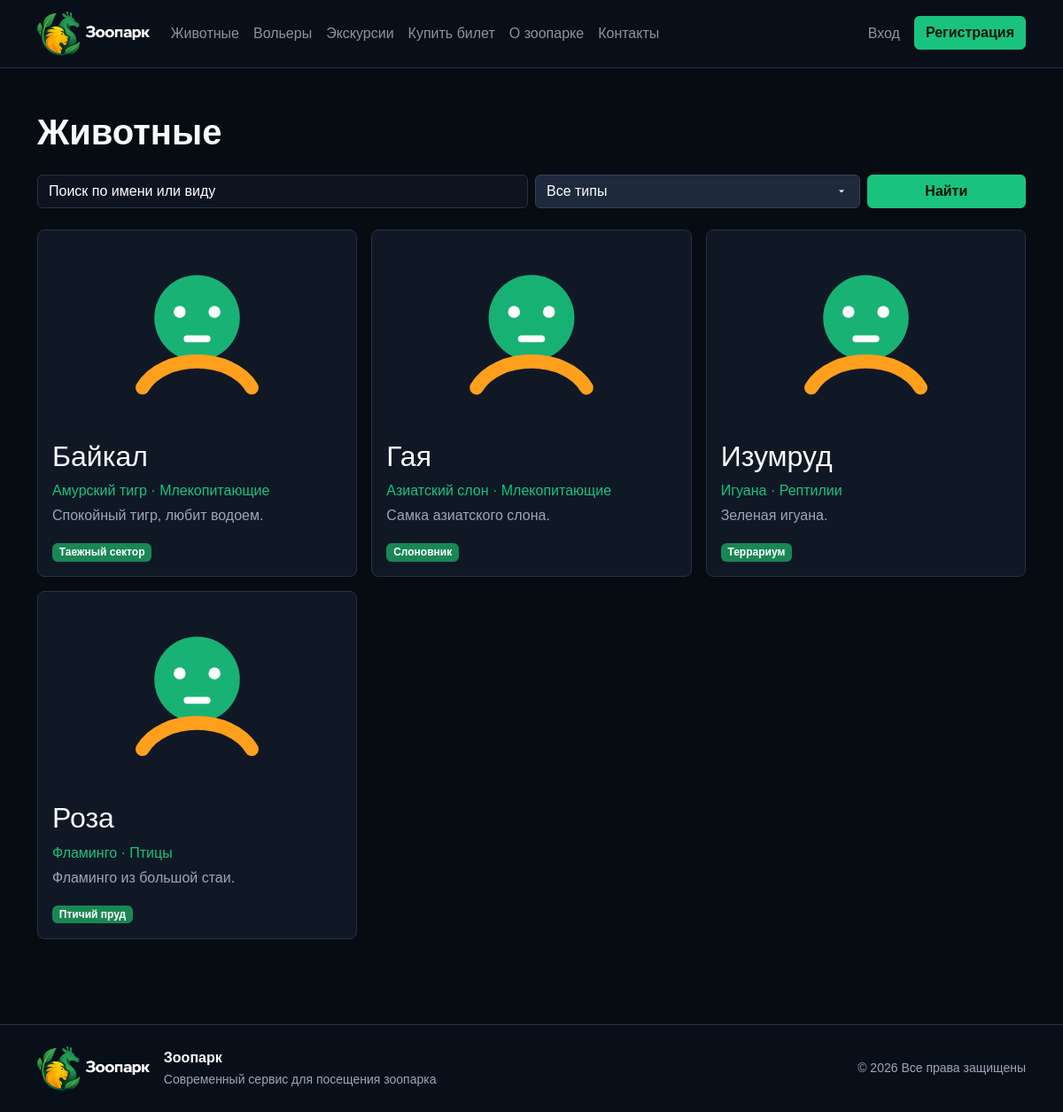
Page /animals.php on the committed database.
### tables this page shows
CREATE TABLE animals (
    id INT AUTO_INCREMENT PRIMARY KEY,
    species_id INT NOT NULL,
    enclosure_id INT NOT NULL,
    name VARCHAR(120) NOT NULL,
    gender ENUM('male','female','unknown') NOT NULL DEFAULT 'unknown',
    birth_date DATE,
    arrival_date DATE NOT NULL,
    description TEXT,
    photo VARCHAR(255),
    is_active BOOLEAN NOT NULL DEFAULT TRUE,
    CONSTRAINT fk_animals_species FOREIGN KEY (species_id) REFERENCES species(id),
    CONSTRAINT fk_animals_enclosure FOREIGN KEY (enclosure_id) REFERENCES enclosures(id)
);

### includes/functions.php (called while the page is built, shortened)
<?php
require_once __DIR__ . '/../config/db.php';
function e(?string $value): string
{
    return htmlspecialchars((string)$value, ENT_QUOTES | ENT_SUBSTITUTE, 'UTF-8');
}
function current_user(): ?array
{
    if (empty($_SESSION['user_id'])) {
        return null;
    }
    $stmt = db()->prepare('SELECT u.*, r.name AS role_name FROM users u JOIN roles r ON r.id = u.role_id WHERE u.id = ?');
    $stmt->execute([$_SESSION['user_id']]);
    return $stmt->fetch() ?: null;
}

### config/db.php (called while the page is built, shortened)
<?php
function db(): PDO
{
    static $pdo = null;
    if ($pdo instanceof PDO) {
        return $pdo;
    }
    $dsn = 'mysql:host=' . DB_HOST . ';dbname=' . DB_NAME . ';charset=' . DB_CHARSET;
    $pdo = new PDO($dsn, DB_USER, DB_PASS, [
        PDO::ATTR_ERRMODE => PDO::ERRMODE_EXCEPTION,
        PDO::ATTR_DEFAULT_FETCH_MODE => PDO::FETCH_ASSOC,
        PDO::ATTR_EMULATE_PREPARES => false,
    ]);
    return $pdo;
}

### animals.php (the view, shortened to what this page needs)
<?php
require __DIR__ . '/templates/header.php';
$q = trim($_GET['q'] ?? '');
$params = [];
$sql = 'SELECT * FROM view_animals_full WHERE is_active=1';
$sql .= ' ORDER BY name';
$stmt = db()->prepare($sql);
$stmt->execute($params);
$animals = $stmt->fetchAll();
?>
<section class="container py-5">
    <h1 class="section-title">Животные</h1>
    <form class="row g-2 mb-4">
        <div class="col-md-6"><input class="form-control" name="q" placeholder="Поиск по имени или виду" value="<?= e($q) ?>"></div>
        <div class="col-md-4"><select class="form-select" name="type"><option value="0">Все типы</option></select></div>
        <div class="col-md-2"><button class="btn btn-accent w-100">Найти</button></div>
    </form>
    <div class="row g-3">
        <?php foreach ($animals as $a): ?>
            <div class="col-md-6 col-xl-4"><article class="animal-card">
                <div class="animal-photo" style="background-image:url('<?= $a['photo'] ? UPLOAD_WEB . e($a['photo']) : 'assets/images/animal-placeholder.svg' ?>')"></div>
                <div class="p-3">
                    <h2><?= e($a['name']) ?></h2>
                    <p class="text-accent mb-1"><?= e($a['species_name']) ?> · <?= e($a['animal_type_name']) ?></p>
                    <p class="text-secondary"><?= e($a['description']) ?></p>
                    <span class="badge text-bg-success"><?= e($a['enclosure_name']) ?></span>
                </div>
            </article></div>
        <?php endforeach; ?>
    </div>
</section>
<?php require __DIR__ . '/templates/footer.php'; ?>

### templates/header.php (shortened to what this page needs)
<?php
require_once __DIR__ . '/../includes/functions.php';
$user = current_user();
?>
<!doctype html>
<html lang="ru">
<head>
    <link href="https://cdn.jsdelivr.net/npm/bootstrap@5.3.3/dist/css/bootstrap.min.css" rel="stylesheet">
    <link rel="stylesheet" href="<?= BASE_URL ?>/assets/css/style.css">
</head>
<body>
<header class="navbar navbar-expand-lg navbar-dark app-header sticky-top">
    <div class="container">
        <a class="navbar-brand fw-bold" href="<?= BASE_URL ?>/index.php"><img src="<?= BASE_URL ?>/assets/images/logo2.png" alt="Зоопарк" class="logo"></a>
        <nav class="collapse navbar-collapse" id="mainNav">
            <ul class="navbar-nav me-auto">
                <li class="nav-item"><a class="nav-link" href="<?= BASE_URL ?>/animals.php">Животные</a></li>
                <li class="nav-item"><a class="nav-link" href="<?= BASE_URL ?>/enclosures.php">Вольеры</a></li>
                <li class="nav-item"><a class="nav-link" href="<?= BASE_URL ?>/excursions.php">Экскурсии</a></li>
                <li class="nav-item"><a class="nav-link" href="<?= BASE_URL ?>/tickets.php">Купить билет</a></li>
                <li class="nav-item"><a class="nav-link" href="<?= BASE_URL ?>/about.php">О зоопарке</a></li>
                <li class="nav-item"><a class="nav-link" href="<?= BASE_URL ?>/contact.php">Контакты</a></li>
            </ul>
            <ul class="navbar-nav">
                <?php if ($user): ?>
                    <?php if (has_role(['Администратор', 'Директор'])): ?>
                        <li class="nav-item"><a class="nav-link" href="<?= BASE_URL ?>/admin/index.php">Панель управления</a></li>
                    <?php endif; ?>
                    <?php if (has_role('Клиент')): ?>
                        <li class="nav-item"><a class="nav-link" href="<?= BASE_URL ?>/client/index.php">Личный кабинет</a></li>
                    <?php endif; ?>
                    <?php if (has_role('Сотрудник')): ?>
                        <li class="nav-item"><a class="nav-link" href="<?= BASE_URL ?>/employee/index.php">Панель сотрудника</a></li>
                    <?php endif; ?>
                    <li class="nav-item"><a class="nav-link" href="<?= BASE_URL ?>/logout.php">Выход</a></li>
                <?php else: ?>
                    <li class="nav-item"><a class="nav-link" href="<?= BASE_URL ?>/login.php">Вход</a></li>
                    <li class="nav-item"><a class="btn btn-accent ms-lg-2" href="<?= BASE_URL ?>/register.php">Регистрация</a></li>
                <?php endif; ?>
            </ul>
        </nav>
    </div>
</header>
<main>

### templates/footer.php (shortened to what this page needs)
<?php require_once __DIR__ . '/../includes/functions.php'; ?>
</main>
<footer class="app-footer mt-5">
    <div class="container py-4">
        <div class="d-flex flex-column flex-md-row align-items-center justify-content-between gap-3">
            <div class="d-flex align-items-center gap-3">
                <img src="<?= BASE_URL ?>/assets/images/logo2.png" alt="Логотип зоопарка" class="logo">
                <div>
                    <div class="fw-semibold">Зоопарк</div>
                    <small class="text-secondary">
                        Современный сервис для посещения зоопарка
                    </small>
                </div>
            </div>
            <div class="text-secondary small text-center text-md-end">
                © <?= date('Y') ?> Все права защищены
            </div>
        </div>
    </div>
</footer>
</body>
</html>

### assets/css/style.css (style rules this page uses)
:root { --bg: #070b12; --panel: #101826; --panel-2: #151f2f; --line: #263244; --text: #f8fafc; --muted: #9aa7b8; --green: #19c37d; --orange: #ff9f1c; --blue: #0f2742; }
body { background: var(--bg); color: var(--text); font-family: Arial, sans-serif; }
a { color: inherit; text-decoration: none; }
.text-secondary { color: var(--muted) !important; }
.text-accent { color: var(--green); }
.app-header, .app-footer { background: #090f19; border-bottom: 1px solid var(--line); }
.app-footer { border-top: 1px solid var(--line); border-bottom: 0; }
.btn-accent { background: var(--green); border-color: var(--green); color: #03120b; font-weight: 700; }
.logo { max-height: 50px; }
.section-title { margin-bottom: 1.5rem; font-weight: 800; }
.animal-card { background: var(--panel); border: 1px solid var(--line); border-radius: 8px; overflow: hidden; height: 100%; }
.animal-photo { height: 220px; background-size: cover; background-position: center; background-color: var(--panel-2); }
.form-control, .form-select { background-color: #0d1420; border-color: var(--line); color: var(--text); }
.form-control::placeholder { color: #fff; }
select.form-select { background-color: #1e293b; color: white; border: 1px solid #334155; }

### rows in the picture
animals: name "Байкал", species_name "Амурский тигр", animal_type_name "Млекопитающие", description "Спокойный тигр, любит водоем.", enclosure_name "Таежный сектор"
animals: name "Гая", species_name "Азиатский слон", animal_type_name "Млекопитающие", description "Самка азиатского слона.", enclosure_name "Слоновник"
animals: name "Изумруд", species_name "Игуана", animal_type_name "Рептилии", description "Зеленая игуана.", enclosure_name "Террариум"
animals: name "Роза", species_name "Фламинго", animal_type_name "Птицы", description "Фламинго из большой стаи.", enclosure_name "Птичий пруд"
